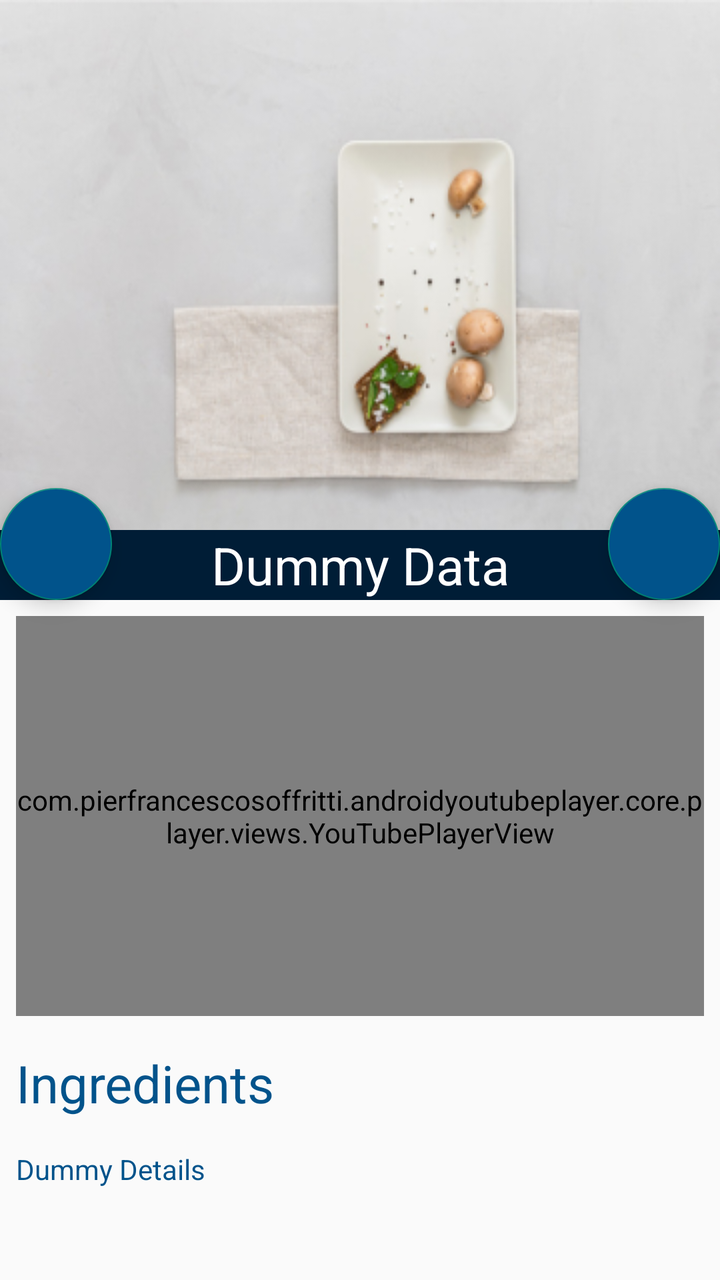
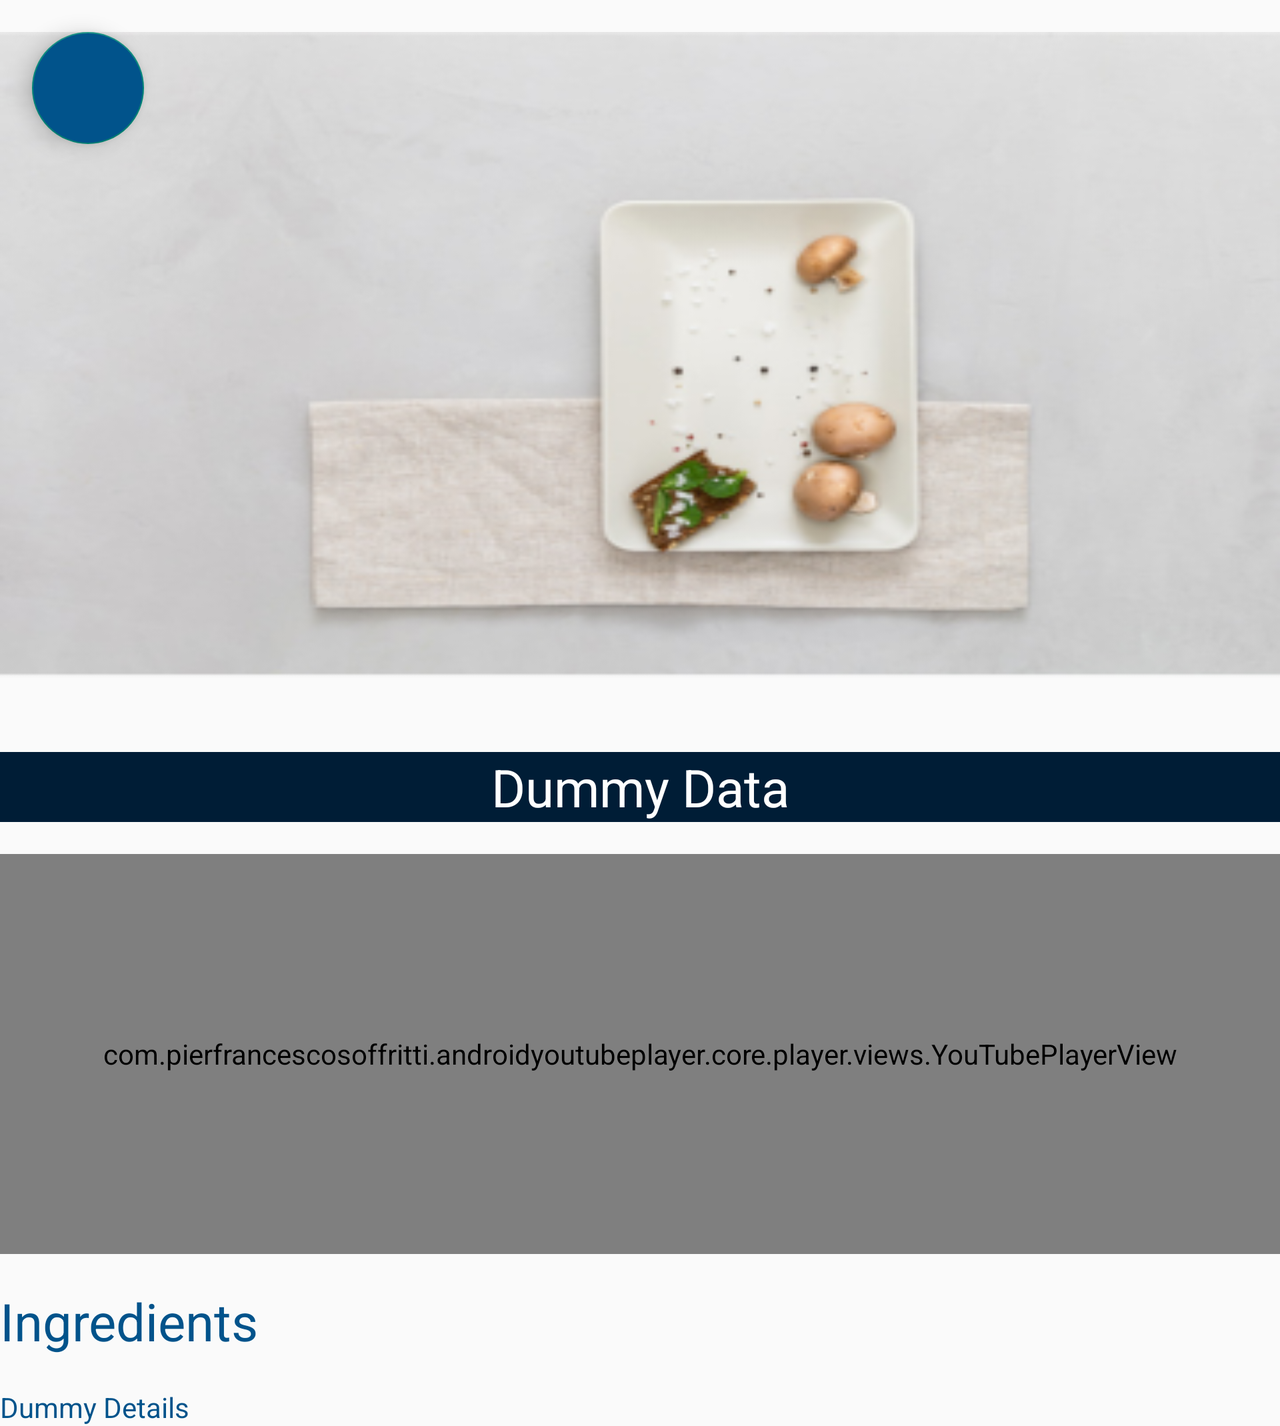

Two renders of one Android screen. The first uses the default layout on a phone; the second uses the alternative layout the repository ships for a different screen configuration, on a matching device. The two XML files are below.
<!-- AndroidManifest.xml: application theme Theme.MealMate -->
<!-- res/layout/fragment_details.xml -->
<?xml version="1.0" encoding="utf-8"?>
<ScrollView xmlns:android="http://schemas.android.com/apk/res/android"
    android:layout_width="match_parent"
    android:layout_height="match_parent">


    <androidx.constraintlayout.widget.ConstraintLayout xmlns:app="http://schemas.android.com/apk/res-auto"
        xmlns:tools="http://schemas.android.com/tools"
        android:layout_width="match_parent"
        android:layout_height="wrap_content"
        tools:context=".details.view.Details">

        <com.google.android.material.floatingactionbutton.FloatingActionButton
            android:id="@+id/fabFavorite"
            android:layout_width="wrap_content"
            android:layout_height="wrap_content"
            app:layout_constraintStart_toStartOf="parent"
            android:backgroundTint="@color/medium_electric_blue"
            app:tint="@color/white"
            app:layout_constraintBottom_toBottomOf="@id/ivMealDetails"
            app:srcCompat="@drawable/baseline_favorite_border_24"/>

        <com.google.android.material.floatingactionbutton.FloatingActionButton
            android:id="@+id/fabWeekPlan"
            android:layout_width="wrap_content"
            android:layout_height="wrap_content"
            app:layout_constraintEnd_toEndOf="parent"
            android:backgroundTint="@color/medium_electric_blue"
            app:tint="@color/white"
            app:layout_constraintBottom_toBottomOf="@id/ivMealDetails"
            app:srcCompat="@drawable/baseline_calendar_month_24"/>


        <ImageView
            android:id="@+id/ivMealDetails"
            android:layout_width="match_parent"
            android:layout_height="300dp"
            android:layout_marginBottom="16dp"
            android:contentDescription="@string/detail_meal_image"
            android:scaleType="centerCrop"
            app:layout_constraintEnd_toEndOf="parent"
            app:layout_constraintStart_toStartOf="parent"
            app:layout_constraintTop_toTopOf="parent"
            tools:background="@drawable/are_you_looking_for_quick_and_easy_appetizer_recipes_" />

        <TextView
            android:id="@+id/tvMealName"
            android:layout_width="match_parent"
            android:layout_height="wrap_content"
            android:layout_gravity="bottom|center"
            android:background="@color/maastricht_blue"
            android:gravity="center"
            android:textSize="26sp"
            android:textColor="@color/white"
            app:layout_constraintBottom_toBottomOf="@id/ivMealDetails"
            app:layout_constraintEnd_toEndOf="parent"
            app:layout_constraintStart_toStartOf="parent"
            tools:text="Dummy Data" />


        <com.pierfrancescosoffritti.androidyoutubeplayer.core.player.views.YouTubePlayerView
            android:id="@+id/videoViewMeal"
            android:layout_width="match_parent"
            android:layout_height="200dp"
            android:layout_marginTop="16dp"
            android:layout_margin="8dp"
            app:layout_constraintEnd_toEndOf="parent"
            app:layout_constraintStart_toStartOf="parent"
            app:layout_constraintTop_toBottomOf="@id/tvMealName" />


        <TextView
            android:id="@+id/tvMoreDetailsTitle"
            android:layout_width="wrap_content"
            android:layout_height="wrap_content"
            android:layout_marginTop="16dp"
            android:textSize="26sp"
            android:text="@string/ingredients"
            android:layout_marginStart="8dp"
            android:textColor="@color/medium_electric_blue"
            app:layout_constraintStart_toStartOf="parent"
            app:layout_constraintTop_toBottomOf="@id/videoViewMeal" />


            <TextView
                android:id="@+id/tvDetails"
                android:layout_width="match_parent"
                android:layout_height="wrap_content"
                android:layout_marginTop="16dp"
                android:layout_marginStart="8dp"
                android:layout_marginEnd="8dp"
                android:textColor="@color/medium_electric_blue"
                app:layout_constraintStart_toStartOf="parent"
                app:layout_constraintTop_toBottomOf="@id/tvMoreDetailsTitle"
                tools:text="Dummy Details" />


    </androidx.constraintlayout.widget.ConstraintLayout>

</ScrollView>
<!-- resources referenced by this layout -->
<resources>
  <color name="maastricht_blue">#001D36</color>
  <color name="medium_electric_blue">#01538B</color>
  <color name="white">#FFFFFFFF</color>
  <!-- drawable are_you_looking_for_quick_and_easy_appetizer_recipes_: png bitmap (drawable, 80007 bytes) -->
  <string name="detail_meal_image">Detail Meal Image</string>
  <string name="ingredients">Ingredients</string>
  <style name="Theme.MealMate" parent="Base.Theme.MealMate" />
  <style name="Base.Theme.MealMate" parent="Theme.AppCompat.Light.NoActionBar">
           Customize your light theme here.
  
  
  
      </style>
</resources>
<!-- res/layout-land/fragment_details.xml (the repository's variant of the layout above) -->
<!-- drawn on the phone turned sideways -->
<?xml version="1.0" encoding="utf-8"?>
<ScrollView xmlns:android="http://schemas.android.com/apk/res/android"
    android:layout_width="match_parent"
    android:layout_height="match_parent">

    <androidx.constraintlayout.widget.ConstraintLayout
        xmlns:app="http://schemas.android.com/apk/res-auto"
        xmlns:tools="http://schemas.android.com/tools"
        android:layout_width="match_parent"
        android:layout_height="wrap_content"
        tools:context=".details.view.Details">

        <com.google.android.material.floatingactionbutton.FloatingActionButton
            android:id="@+id/fabFavorite"
            android:layout_width="wrap_content"
            android:layout_height="wrap_content"
            android:layout_marginStart="16dp"
            android:layout_marginTop="16dp"
            android:backgroundTint="@color/medium_electric_blue"
            android:src="@drawable/baseline_favorite_border_24"
            app:tint="@color/white"
            app:layout_constraintStart_toStartOf="parent"
            app:layout_constraintTop_toTopOf="parent" />

        <ImageView
            android:id="@+id/ivMealDetails"
            android:layout_width="0dp"
            android:layout_height="0dp"
            android:layout_marginTop="16dp"
            android:contentDescription="@string/detail_meal_image"
            android:scaleType="centerCrop"
            app:layout_constraintDimensionRatio="16:9"
            app:layout_constraintEnd_toEndOf="parent"
            app:layout_constraintStart_toStartOf="parent"
            app:layout_constraintTop_toTopOf="parent"
            tools:background="@drawable/are_you_looking_for_quick_and_easy_appetizer_recipes_" />

        <TextView
            android:id="@+id/tvMealName"
            android:layout_width="0dp"
            android:layout_height="wrap_content"
            android:layout_gravity="bottom|center"
            android:background="@color/maastricht_blue"
            android:gravity="center"
            android:textSize="26sp"
            android:textColor="@color/white"
            app:layout_constraintEnd_toEndOf="parent"
            app:layout_constraintStart_toStartOf="parent"
            app:layout_constraintTop_toBottomOf="@id/ivMealDetails"
            tools:text="Dummy Data" />

        <com.pierfrancescosoffritti.androidyoutubeplayer.core.player.views.YouTubePlayerView
            android:id="@+id/videoViewMeal"
            android:layout_width="0dp"
            android:layout_height="200dp"
            android:layout_marginTop="16dp"
            android:layout_marginBottom="16dp"
            app:layout_constraintBottom_toTopOf="@+id/tvMoreDetailsTitle"
            app:layout_constraintEnd_toEndOf="parent"
            app:layout_constraintStart_toStartOf="parent"
            app:layout_constraintTop_toBottomOf="@id/tvMealName" />

        <TextView
            android:id="@+id/tvMoreDetailsTitle"
            android:layout_width="wrap_content"
            android:layout_height="wrap_content"
            android:layout_marginTop="16dp"
            android:text="@string/ingredients"
            android:textSize="26sp"
            android:textColor="@color/medium_electric_blue"
            app:layout_constraintStart_toStartOf="parent"
            app:layout_constraintTop_toBottomOf="@id/videoViewMeal" />

        <TextView
            android:id="@+id/tvDetails"
            android:layout_width="0dp"
            android:layout_height="wrap_content"
            android:layout_marginTop="16dp"
            android:textColor="@color/medium_electric_blue"
            app:layout_constraintEnd_toEndOf="parent"
            app:layout_constraintStart_toStartOf="parent"
            app:layout_constraintTop_toBottomOf="@id/tvMoreDetailsTitle"
            tools:text="Dummy Details" />
    </androidx.constraintlayout.widget.ConstraintLayout>

</ScrollView>
